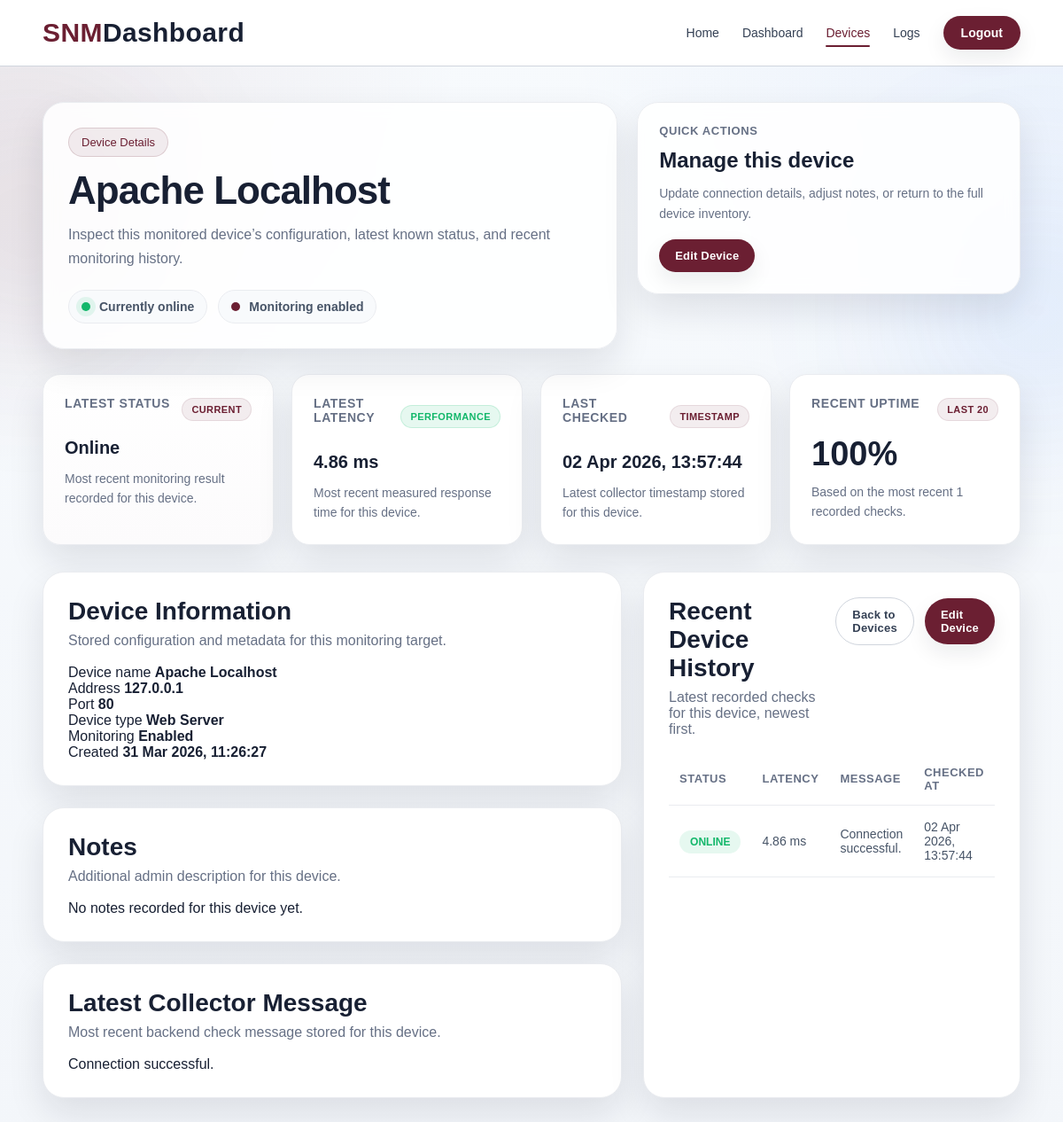
/device-details.php?id=1 (signed in), run on the app's committed database.
### tables this page shows
CREATE TABLE `devices` (
  `id` int(11) NOT NULL,
  `device_name` varchar(100) NOT NULL,
  `ip_address` varchar(45) NOT NULL,
  `port` int(11) NOT NULL,
  `device_type` varchar(50) DEFAULT 'Unknown',
  `notes` text DEFAULT NULL,
  `is_active` tinyint(1) DEFAULT 1,
  `created_at` timestamp NOT NULL DEFAULT current_timestamp()
);

CREATE TABLE `status_logs` (
  `id` int(11) NOT NULL,
  `device_id` int(11) NOT NULL,
  `status` enum('online','offline') NOT NULL,
  `latency_ms` decimal(10,2) DEFAULT NULL,
  `message` varchar(255) DEFAULT NULL,
  `checked_at` timestamp NOT NULL DEFAULT current_timestamp()
);

### device-details.php (the view, shortened to what this page needs)
<?php
require 'database.php';
$device_id = isset($_GET['id']) ? (int) $_GET['id'] : 0;
$device_stmt = $conn->prepare("
    SELECT
        d.id,
        d.device_name,
        d.ip_address,
        d.port,
        d.device_type,
        d.notes,
        d.is_active,
        d.created_at,
        sl.status AS latest_status,
        sl.latency_ms AS latest_latency,
        sl.checked_at AS latest_checked,
        sl.message AS latest_message
    FROM devices d
    LEFT JOIN (
        SELECT s1.device_id, s1.status, s1.latency_ms, s1.checked_at, s1.message
        FROM status_logs s1
        INNER JOIN (
            SELECT device_id, MAX(checked_at) AS max_checked
            FROM status_logs
            GROUP BY device_id
        ) s2
        ON s1.device_id = s2.device_id
        AND s1.checked_at = s2.max_checked
    ) sl
    ON d.id = sl.device_id
    WHERE d.id = ?
    LIMIT 1
");
$device_stmt->bind_param("i", $device_id);
$device_stmt->execute();
$device_result = $device_stmt->get_result();
$device = $device_result->fetch_assoc();
$recent_logs = [];
$history_stmt = $conn->prepare("
    SELECT id, status, latency_ms, message, checked_at
    FROM status_logs
    WHERE device_id = ?
    ORDER BY checked_at DESC
    LIMIT 20
");
$history_stmt->bind_param("i", $device_id);
$history_stmt->execute();
$history_result = $history_stmt->get_result();
if ($history_result) {
    while ($row = $history_result->fetch_assoc()) {
        $recent_logs[] = $row;
    }
}
$recent_total = count($recent_logs);
$recent_online = 0;
$recent_offline = 0;
foreach ($recent_logs as $log) {
    if ($log['status'] === 'online') {
        $recent_online++;
    } elseif ($log['status'] === 'offline') {
        $recent_offline++;
    }
}
$recent_uptime_percentage = $recent_total > 0
    ? round(($recent_online / $recent_total) * 100)
    : 0;
$latest_status = $device['latest_status'] ?? null;
$latest_latency = $device['latest_latency'];
$latest_checked = $device['latest_checked'];
$latest_message = $device['latest_message'] ?? '';
$is_active = (int) $device['is_active'] === 1;
?>
<!DOCTYPE html>
<html lang="en">
<head>
    <link rel="stylesheet" href="style.css">
</head>
<body>
<section class="dashboard-page dashboard-page-enhanced">
    <div class="dashboard-bg-orb dashboard-bg-orb-two"></div>
    <nav class="navbar dashboard-nav">
        <div class="nav-shell">
            <div class="logo">SNM<span>Dashboard</span></div>
            <div class="nav-links">
                <a href="index.php">Home</a>
                <a href="dashboard.php">Dashboard</a>
                <a href="devices.php" class="active-link">Devices</a>
                <a href="logs.php">Logs</a>
                <form method="POST" action="logout.php" class="logout-form">
                    <button type="submit" class="nav-button logout-button">Logout</button>
                </form>
            </div>
        </div>
    </nav>
    <div class="dashboard-container">
        <div class="dashboard-hero-panel">
            <div class="dashboard-hero-copy">
                <p class="dashboard-tag">Device Details</p>
                <h1><?php echo htmlspecialchars($device['device_name']); ?></h1>
                <p class="dashboard-subtext">
                    Inspect this monitored device’s configuration, latest known status, and recent monitoring history.
                </p>
                <div class="dashboard-hero-meta">
                    <div class="meta-chip">
                        <span class="meta-dot <?php echo $latest_status === 'online' ? 'meta-dot-live' : ''; ?>"></span>
                        <span>
                            <?php
                            if ($latest_status === 'online') {
                                echo 'Currently online';
                            } elseif ($latest_status === 'offline') {
                                echo 'Currently offline';
                            } else {
                                echo 'No status recorded yet';
                            }
                            ?>
                        </span>
                    </div>
                    <div class="meta-chip">
                        <span class="meta-dot"></span>
                        <span><?php echo $is_active ? 'Monitoring enabled' : 'Monitoring disabled'; ?></span>
                    </div>
                </div>
            </div>
            <div class="dashboard-hero-side">
                <div class="hero-side-card">
                    <span class="hero-side-label">Quick Actions</span>
                    <strong>Manage this device</strong>
                    <p>Update connection details, adjust notes, or return to the full device inventory.</p>
                    <div class="hero-side-actions">
                        <a href="edit-device.php?id=<?php echo (int)$device_id; ?>" class="btn-primary btn-small">Edit Device</a>
                    </div>
                </div>
            </div>
        </div>
        <div class="summary-grid summary-grid-enhanced">
            <div class="summary-card summary-card-primary">
                <div class="summary-card-top">
                    <h3>Latest Status</h3>
                    <span class="summary-pill">Current</span>
                </div>
                <div class="summary-small">
                    <?php
                    if ($latest_status === 'online') {
                        echo 'Online';
                    } elseif ($latest_status === 'offline') {
                        echo 'Offline';
                    } else {
                        echo 'No data';
                    }
                    ?>
                </div>
                <p>Most recent monitoring result recorded for this device.</p>
            </div>
            <div class="summary-card">
                <div class="summary-card-top">
                    <h3>Latest Latency</h3>
                    <span class="summary-pill success-pill">Performance</span>
                </div>
                <div class="summary-small">
                    <?php echo $latest_latency !== null ? htmlspecialchars($latest_latency) . ' ms' : 'N/A'; ?>
                </div>
                <p>Most recent measured response time for this device.</p>
            </div>
            <div class="summary-card">
                <div class="summary-card-top">
                    <h3>Last Checked</h3>
                    <span class="summary-pill">Timestamp</span>
                </div>
                <div class="summary-small">
                    <?php echo !empty($latest_checked) ? htmlspecialchars(date('d M Y, H:i:s', strtotime($latest_checked))) : 'Never'; ?>
                </div>
                <p>Latest collector timestamp stored for this device.</p>
            </div>
            <div class="summary-card">
                <div class="summary-card-top">
                    <h3>Recent Uptime</h3>
                    <span class="summary-pill">Last 20</span>
                </div>
                <div class="summary-number"><?php echo $recent_uptime_percentage; ?>%</div>
                <p>Based on the most recent <?php echo $recent_total; ?> recorded checks.</p>
            </div>
        </div>
        <div class="dashboard-main-grid">
            <div class="dashboard-side-stack">
                <div class="dashboard-panel">
                    <div class="panel-header">
                        <h2>Device Information</h2>
                        <p>Stored configuration and metadata for this monitoring target.</p>
                    </div>
                    <div class="detail-list">
                        <div class="detail-row">
                            <span>Device name</span>
                            <strong><?php echo htmlspecialchars($device['device_name']); ?></strong>
                        </div>
                        <div class="detail-row">
                            <span>Address</span>
                            <strong><?php echo htmlspecialchars($device['ip_address']); ?></strong>
                        </div>
                        <div class="detail-row">
                            <span>Port</span>
                            <strong><?php echo htmlspecialchars($device['port']); ?></strong>
                        </div>
                        <div class="detail-row">
                            <span>Device type</span>
                            <strong><?php echo htmlspecialchars($device['device_type'] ?? 'Unknown'); ?></strong>
                        </div>
                        <div class="detail-row">
                            <span>Monitoring</span>
                            <strong><?php echo $is_active ? 'Enabled' : 'Disabled'; ?></strong>
                        </div>
                        <div class="detail-row">
                            <span>Created</span>
                            <strong><?php echo !empty($device['created_at']) ? htmlspecialchars(date('d M Y, H:i:s', strtotime($device['created_at']))) : 'N/A'; ?></strong>
                        </div>
                    </div>
                </div>
                <div class="dashboard-panel">
                    <div class="panel-header">
                        <h2>Notes</h2>
                        <p>Additional admin description for this device.</p>
                    </div>
                    <div class="notes-box">
                        <?php if (!empty($device['notes'])): ?>
                            <p><?php echo nl2br(htmlspecialchars($device['notes'])); ?></p>
                        <?php else: ?>
                            <p>No notes recorded for this device yet.</p>
                        <?php endif; ?>
                    </div>
                </div>
                <div class="dashboard-panel">
                    <div class="panel-header">
                        <h2>Latest Collector Message</h2>
                        <p>Most recent backend check message stored for this device.</p>
                    </div>
                    <div class="notes-box">
                        <?php if (!empty($latest_message)): ?>
                            <p><?php echo htmlspecialchars($latest_message); ?></p>
                        <?php else: ?>
                            <p>No collector message recorded yet.</p>
                        <?php endif; ?>
                    </div>
                </div>
            </div>
            <div class="dashboard-panel dashboard-panel-large">
                <div class="panel-header panel-header-row">
                    <div>
                        <h2>Recent Device History</h2>
                        <p>Latest recorded checks for this device, newest first.</p>
                    </div>
                    <div class="panel-actions">
                        <a href="devices.php" class="btn-secondary btn-small">Back to Devices</a>
                        <a href="edit-device.php?id=<?php echo (int)$device_id; ?>" class="btn-primary btn-small">Edit Device</a>
                    </div>
                </div>
                <?php if (!empty($recent_logs)): ?>
                    <div class="table-wrapper">
                        <table class="dashboard-table">
                            <thead>
                                <tr>
                                    <th>Status</th>
                                    <th>Latency</th>
                                    <th>Message</th>
                                    <th>Checked At</th>
                                </tr>
                            </thead>
                            <tbody>
                                <?php foreach ($recent_logs as $log): ?>
                                    <tr>
                                        <td>
                                            <?php if ($log['status'] === 'online'): ?>
                                                <span class="badge online">ONLINE</span>
                                            <?php else: ?>
                                                <span class="badge offline">OFFLINE</span>
                                            <?php endif; ?>
                                        </td>
                                        <td>
                                            <?php echo $log['latency_ms'] !== null ? htmlspecialchars($log['latency_ms']) . ' ms' : 'N/A'; ?>
                                        </td>
                                        <td>
                                            <span class="log-message">
                                                <?php echo !empty($log['message']) ? htmlspecialchars($log['message']) : 'No message recorded'; ?>
                                            </span>
                                        </td>
                                        <td>
                                            <?php echo htmlspecialchars(date('d M Y, H:i:s', strtotime($log['checked_at']))); ?>
                                        </td>
                                    </tr>
                                <?php endforeach; ?>
                            </tbody>
                        </table>
                    </div>
                <?php endif; ?>
            </div>
        </div>
    </div>
</section>
</body>
</html>

### data on the page
devices: device_name "Apache Localhost", ip_address "127.0.0.1", port "80", device_type "Web Server", created_at "31 Mar 2026, 11:26:27"
status_logs: status "ONLINE", latency_ms "4.86", message "Connection successful.", checked_at "02 Apr 2026, 13:57:44"

### other printed values
$latest_latency "4.86"
date('d M Y, H:i:s', strtotime($latest_checked)) "02 Apr 2026, 13:57:44"
$recent_uptime_percentage "100"
$recent_total "1"
$latest_message "Connection successful."
